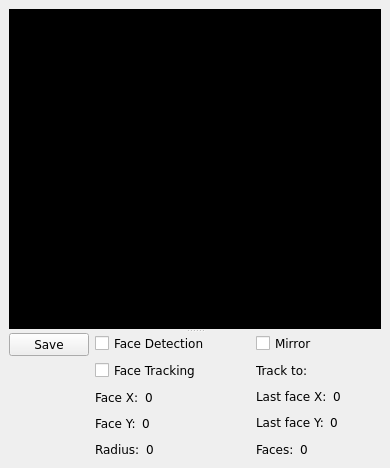
     <widget class="QDockWidget" name="dockCamera" >
      <property name="sizePolicy" >
       <sizepolicy vsizetype="Expanding" hsizetype="Expanding" >
        <horstretch>0</horstretch>
        <verstretch>0</verstretch>
       </sizepolicy>
      </property>
      <property name="features" >
       <set>QDockWidget::AllDockWidgetFeatures</set>
      </property>
      <property name="allowedAreas" >
       <set>Qt::LeftDockWidgetArea</set>
      </property>
      <property name="windowTitle" >
       <string>Camera</string>
      </property>
      <widget class="QWidget" name="dockWidgetContents" >
       <layout class="QGridLayout" name="gridLayout_6" >
        <item row="0" column="0" >
         <widget class="QSplitter" name="splitter_2" >
          <property name="orientation" >
           <enum>Qt::Vertical</enum>
          </property>
          <widget class="QWidget" native="1" name="frameCamera" >
           <property name="sizePolicy" >
            <sizepolicy vsizetype="MinimumExpanding" hsizetype="MinimumExpanding" >
             <horstretch>0</horstretch>
             <verstretch>0</verstretch>
            </sizepolicy>
           </property>
           <property name="minimumSize" >
            <size>
             <width>240</width>
             <height>320</height>
            </size>
           </property>
           <property name="palette" >
            <palette>
             <active>
              <colorrole role="Window" >
               <brush brushstyle="SolidPattern" >
                <color alpha="255" >
                 <red>0</red>
                 <green>0</green>
                 <blue>0</blue>
                </color>
               </brush>
              </colorrole>
             </active>
             <inactive>
              <colorrole role="Window" >
               <brush brushstyle="SolidPattern" >
                <color alpha="255" >
                 <red>0</red>
                 <green>0</green>
                 <blue>0</blue>
                </color>
               </brush>
              </colorrole>
             </inactive>
             <disabled>
              <colorrole role="Window" >
               <brush brushstyle="SolidPattern" >
                <color alpha="255" >
                 <red>0</red>
                 <green>0</green>
                 <blue>0</blue>
                </color>
               </brush>
              </colorrole>
             </disabled>
            </palette>
           </property>
           <property name="font" >
            <font>
             <family>Verdana</family>
            </font>
           </property>
           <property name="autoFillBackground" >
            <bool>true</bool>
           </property>
          </widget>
          <widget class="QWidget" name="layoutWidget" >
           <layout class="QHBoxLayout" name="horizontalLayout_10" >
            <item>
             <layout class="QVBoxLayout" >
              <item>
               <widget class="QPushButton" name="btnSavePicture" >
                <property name="font" >
                 <font>
                  <family>Verdana</family>
                 </font>
                </property>
                <property name="text" >
                 <string>Save</string>
                </property>
                <property name="icon" >
                 <iconset resource="../direcs.qrc" >
                  <normaloff>:/images/images/hdd.png</normaloff>:/images/images/hdd.png</iconset>
                </property>
               </widget>
              </item>
              <item>
               <spacer name="verticalSpacer_2" >
                <property name="orientation" >
                 <enum>Qt::Vertical</enum>
                </property>
                <property name="sizeHint" stdset="0" >
                 <size>
                  <width>20</width>
                  <height>40</height>
                 </size>
                </property>
               </spacer>
              </item>
             </layout>
            </item>
            <item>
             <layout class="QGridLayout" name="gridLayout_3" >
              <item row="0" column="0" >
               <layout class="QVBoxLayout" name="verticalLayout" >
                <item>
                 <widget class="QCheckBox" name="checkBoxFaceDetection" >
                  <property name="font" >
                   <font>
                    <family>Verdana</family>
                   </font>
                  </property>
                  <property name="text" >
                   <string>Face Detection</string>
                  </property>
                 </widget>
                </item>
                <item>
                 <widget class="QCheckBox" name="checkBoxFaceTracking" >
                  <property name="font" >
                   <font>
                    <family>Verdana</family>
                   </font>
                  </property>
                  <property name="text" >
                   <string>Face Tracking</string>
                  </property>
                 </widget>
                </item>
                <item>
                 <layout class="QHBoxLayout" name="horizontalLayout_4" >
                  <item>
                   <widget class="QLabel" name="textLabel2_8" >
                    <property name="font" >
                     <font>
                      <family>Verdana</family>
                     </font>
                    </property>
                    <property name="text" >
                     <string>Face X:</string>
                    </property>
                   </widget>
                  </item>
                  <item>
                   <widget class="QLabel" name="lblFaceX" >
                    <property name="font" >
                     <font>
                      <family>Verdana</family>
                     </font>
                    </property>
                    <property name="text" >
                     <string>0</string>
                    </property>
                   </widget>
                  </item>
                  <item>
                   <spacer name="horizontalSpacer_8" >
                    <property name="orientation" >
                     <enum>Qt::Horizontal</enum>
                    </property>
                    <property name="sizeHint" stdset="0" >
                     <size>
                      <width>40</width>
                      <height>20</height>
                     </size>
                    </property>
                   </spacer>
                  </item>
                 </layout>
                </item>
                <item>
                 <layout class="QHBoxLayout" name="horizontalLayout_5" >
                  <item>
                   <widget class="QLabel" name="textLabel2_9" >
                    <property name="font" >
                     <font>
                      <family>Verdana</family>
                     </font>
                    </property>
                    <property name="text" >
                     <string>Face Y:</string>
                    </property>
                   </widget>
                  </item>
                  <item>
                   <widget class="QLabel" name="lblFaceY" >
                    <property name="font" >
                     <font>
                      <family>Verdana</family>
                     </font>
                    </property>
                    <property name="text" >
                     <string>0</string>
                    </property>
                   </widget>
                  </item>
                  <item>
                   <spacer name="horizontalSpacer_11" >
                    <property name="orientation" >
                     <enum>Qt::Horizontal</enum>
                    </property>
                    <property name="sizeHint" stdset="0" >
                     <size>
                      <width>40</width>
                      <height>20</height>
                     </size>
                    </property>
                   </spacer>
                  </item>
                 </layout>
                </item>
                <item>
                 <layout class="QHBoxLayout" name="horizontalLayout_6" >
                  <item>
                   <widget class="QLabel" name="textLabel2_10" >
                    <property name="font" >
                     <font>
                      <family>Verdana</family>
                     </font>
                    </property>
                    <property name="text" >
                     <string>Radius:</string>
                    </property>
                   </widget>
                  </item>
                  <item>
                   <widget class="QLabel" name="lblFaceRadius" >
                    <property name="font" >
                     <font>
                      <family>Verdana</family>
                     </font>
                    </property>
                    <property name="text" >
                     <string>0</string>
                    </property>
                   </widget>
                  </item>
                  <item>
                   <spacer name="horizontalSpacer_12" >
                    <property name="orientation" >
                     <enum>Qt::Horizontal</enum>
                    </property>
                    <property name="sizeHint" stdset="0" >
                     <size>
                      <width>40</width>
                      <height>20</height>
                     </size>
                    </property>
                   </spacer>
                  </item>
                 </layout>
                </item>
               </layout>
              </item>
              <item row="0" column="1" >
               <spacer name="horizontalSpacer" >
                <property name="orientation" >
                 <enum>Qt::Horizontal</enum>
                </property>
                <property name="sizeHint" stdset="0" >
                 <size>
                  <width>40</width>
                  <height>20</height>
                 </size>
                </property>
               </spacer>
              </item>
              <item row="0" column="2" >
               <layout class="QVBoxLayout" name="verticalLayout_3" >
                <item>
                 <widget class="QCheckBox" name="checkBoxMirror" >
                  <property name="font" >
                   <font>
                    <family>Verdana</family>
                   </font>
                  </property>
                  <property name="text" >
                   <string>Mirror</string>
                  </property>
                 </widget>
                </item>
                <item>
                 <layout class="QHBoxLayout" name="horizontalLayout" >
                  <item>
                   <widget class="QLabel" name="textLabel2_11" >
                    <property name="font" >
                     <font>
                      <family>Verdana</family>
                     </font>
                    </property>
                    <property name="text" >
                     <string>Track to:</string>
                    </property>
                   </widget>
                  </item>
                  <item>
                   <widget class="QLabel" name="lblFaceTrackTo" >
                    <property name="sizePolicy" >
                     <sizepolicy vsizetype="Fixed" hsizetype="Fixed" >
                      <horstretch>0</horstretch>
                      <verstretch>0</verstretch>
                     </sizepolicy>
                    </property>
                    <property name="font" >
                     <font>
                      <family>Verdana</family>
                     </font>
                    </property>
                    <property name="pixmap" >
                     <pixmap resource="../direcs.qrc" >:/images/images/middle.png</pixmap>
                    </property>
                    <property name="scaledContents" >
                     <bool>true</bool>
                    </property>
                   </widget>
                  </item>
                  <item>
                   <spacer name="horizontalSpacer_6" >
                    <property name="orientation" >
                     <enum>Qt::Horizontal</enum>
                    </property>
                    <property name="sizeHint" stdset="0" >
                     <size>
                      <width>40</width>
                      <height>20</height>
                     </size>
                    </property>
                   </spacer>
                  </item>
                 </layout>
                </item>
                <item>
                 <layout class="QHBoxLayout" name="horizontalLayout_8" >
                  <item>
                   <widget class="QLabel" name="textLabel2_12" >
                    <property name="font" >
                     <font>
                      <family>Verdana</family>
                     </font>
                    </property>
                    <property name="text" >
                     <string>Last face X:</string>
                    </property>
                   </widget>
                  </item>
                  <item>
                   <widget class="QLabel" name="lblLastFaceX" >
                    <property name="font" >
                     <font>
                      <family>Verdana</family>
                     </font>
                    </property>
                    <property name="text" >
                     <string>0</string>
                    </property>
                   </widget>
                  </item>
                  <item>
                   <spacer name="horizontalSpacer_7" >
                    <property name="orientation" >
                     <enum>Qt::Horizontal</enum>
                    </property>
                    <property name="sizeHint" stdset="0" >
                     <size>
                      <width>40</width>
                      <height>20</height>
                     </size>
                    </property>
                   </spacer>
                  </item>
                 </layout>
                </item>
                <item>
                 <layout class="QHBoxLayout" name="horizontalLayout_9" >
                  <item>
                   <widget class="QLabel" name="textLabel2_13" >
                    <property name="font" >
                     <font>
                      <family>Verdana</family>
                     </font>
                    </property>
                    <property name="text" >
                     <string>Last face Y:</string>
                    </property>
                   </widget>
                  </item>
                  <item>
                   <widget class="QLabel" name="lblLastFaceY" >
                    <property name="font" >
                     <font>
                      <family>Verdana</family>
                     </font>
                    </property>
                    <property name="text" >
                     <string>0</string>
                    </property>
                   </widget>
                  </item>
                  <item>
                   <spacer name="horizontalSpacer_10" >
                    <property name="orientation" >
                     <enum>Qt::Horizontal</enum>
                    </property>
                    <property name="sizeHint" stdset="0" >
                     <size>
                      <width>40</width>
                      <height>20</height>
                     </size>
                    </property>
                   </spacer>
                  </item>
                 </layout>
                </item>
                <item>
                 <layout class="QHBoxLayout" name="horizontalLayout_7" >
                  <item>
                   <widget class="QLabel" name="textLabel2_14" >
                    <property name="font" >
                     <font>
                      <family>Verdana</family>
                     </font>
                    </property>
                    <property name="text" >
                     <string>Faces:</string>
                    </property>
                   </widget>
                  </item>
                  <item>
                   <widget class="QLabel" name="lblFaces" >
                    <property name="font" >
                     <font>
                      <family>Verdana</family>
                     </font>
                    </property>
                    <property name="text" >
                     <string>0</string>
                    </property>
                   </widget>
                  </item>
                  <item>
                   <spacer name="horizontalSpacer_9" >
                    <property name="orientation" >
                     <enum>Qt::Horizontal</enum>
                    </property>
                    <property name="sizeHint" stdset="0" >
                     <size>
                      <width>40</width>
                      <height>20</height>
                     </size>
                    </property>
                   </spacer>
                  </item>
                 </layout>
                </item>
               </layout>
              </item>
              <item row="1" column="1" >
               <spacer name="verticalSpacer_3" >
                <property name="orientation" >
                 <enum>Qt::Vertical</enum>
                </property>
                <property name="sizeHint" stdset="0" >
                 <size>
                  <width>20</width>
                  <height>40</height>
                 </size>
                </property>
               </spacer>
              </item>
             </layout>
            </item>
           </layout>
          </widget>
         </widget>
        </item>
       </layout>
      </widget>
     </widget>
